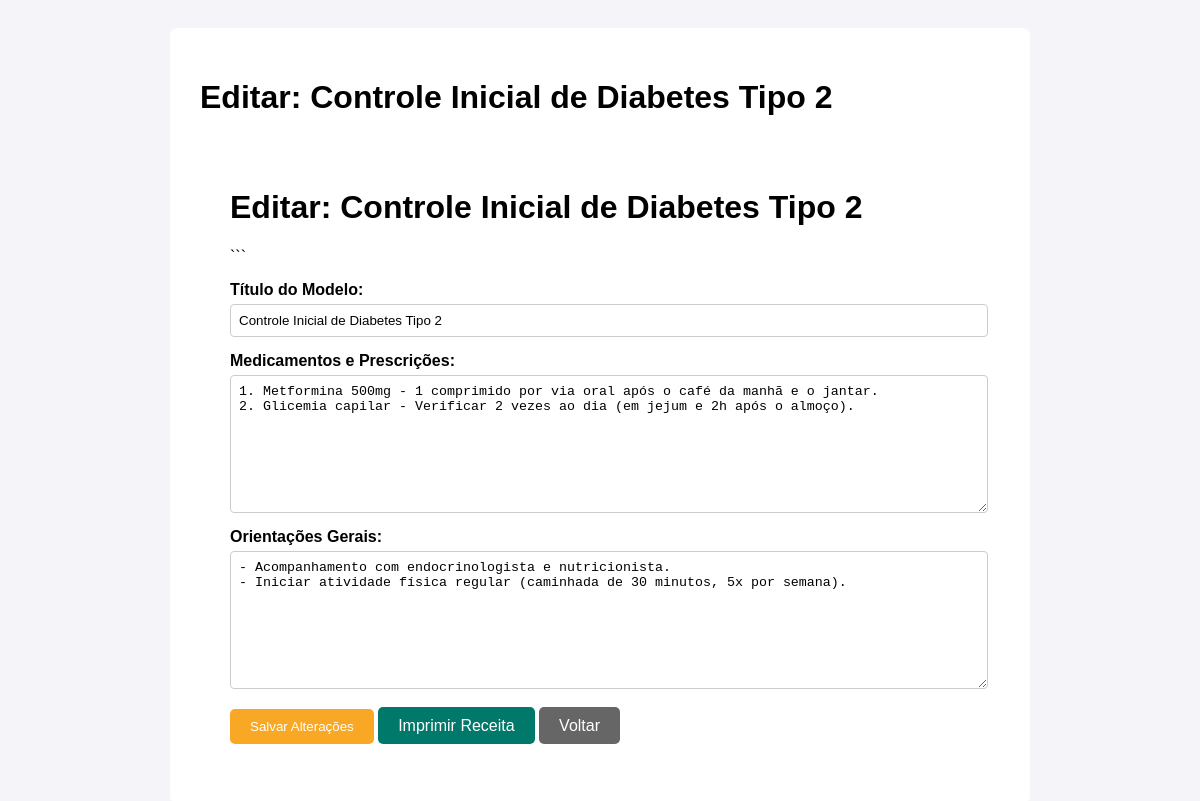
The app's page /aplicacao/receitas/6/ (signed in) with its own data.
### aplicacao/models.py (models this page shows, shortened)
class ReceitaTemplate(models.Model):
    cid = models.ForeignKey(CID, on_delete=models.CASCADE, related_name="templates")
    titulo = models.CharField(max_length=200, help_text="Ex: Tratamento para Virose Comum")
    medicamentos = models.TextField(help_text="Liste os medicamentos e suas dosagens. Ex: Dipirona 500mg - 1 comp a cada 6h por 3 dias.")
    orientacoes_gerais = models.TextField(help_text="Ex: Manter repouso, beber bastante líquido.")

### aplicacao/views.py (the view, shortened to what this page needs)
# urls.py: path('receitas/<int:template_id>/', views.detalhe_receita, name='detalhe_receita'),
@login_required
def detalhe_receita(request, template_id):
    template = get_object_or_404(ReceitaTemplate, id=template_id)
    return render(request, 'aplicacao/detalhe_receita.html', {'template': template})

### templates/aplicacao/detalhe_receita.html (shortened to what this page needs)
<!DOCTYPE html>
<html lang="pt-br">
<head>
</head>
<body>
    <div class="container">
        <h1>Editar: {{ template.titulo }}</h1>
        <body>
    <div class="container">
        <h1>Editar: {{ template.titulo }}</h1>
        <form method="POST">
            ```
        <form method="POST">
            <label for="titulo">Título do Modelo:</label>
            <input type="text" name="titulo" value="{{ template.titulo }}" required>
            <label for="medicamentos">Medicamentos e Prescrições:</label>
            <textarea name="medicamentos">{{ template.medicamentos }}</textarea>
            <label for="orientacoes_gerais">Orientações Gerais:</label>
            <textarea name="orientacoes_gerais">{{ template.orientacoes_gerais }}</textarea>
            <div class="actions">
                <button type="submit" class="btn btn-salvar">Salvar Alterações</button>
                <a href="{% url 'imprimir_receita' template.id %}" class="btn btn-imprimir">Imprimir Receita</a>
                <a href="{% url 'acessar_receitas' %}" class="btn btn-voltar">Voltar</a>
            </div>
        </form>
    </div>
</body>
</html>

### templates/aplicacao/detalhe_receita.html (style rules this page uses)
body { font-family: sans-serif; background-color: #f4f4f9; padding: 20px; }
.container { max-width: 800px; margin: auto; background: #fff; padding: 30px; border-radius: 8px; }
form { display: flex; flex-direction: column; }
label { font-weight: bold; margin-top: 15px; }
input, textarea { width: 100%; padding: 8px; margin-top: 5px; border-radius: 4px; border: 1px solid #ccc; }
textarea { height: 120px; }
.actions { margin-top: 20px; }
.btn { padding: 10px 20px; border: none; border-radius: 5px; color: white; text-decoration: none; cursor: pointer; }
.btn-salvar { background-color: #f9a825; }
.btn-imprimir { background-color: #00796b; }
.btn-voltar { background-color: #666; }

### records on screen
ReceitaTemplate: titulo "Controle Inicial de Diabetes Tipo 2", medicamentos "1. Metformina 500mg - 1 comprimido por via oral após o café da manhã e o jantar. 2. Glicemia capilar - Verificar 2 vezes ao dia (em jejum e 2h após o almoço).", orientacoes_gerais "- Acompanhamento com endocrinologista e nutricionista. - Iniciar atividade física regular (caminhada de 30 minutos, 5x por semana)."
